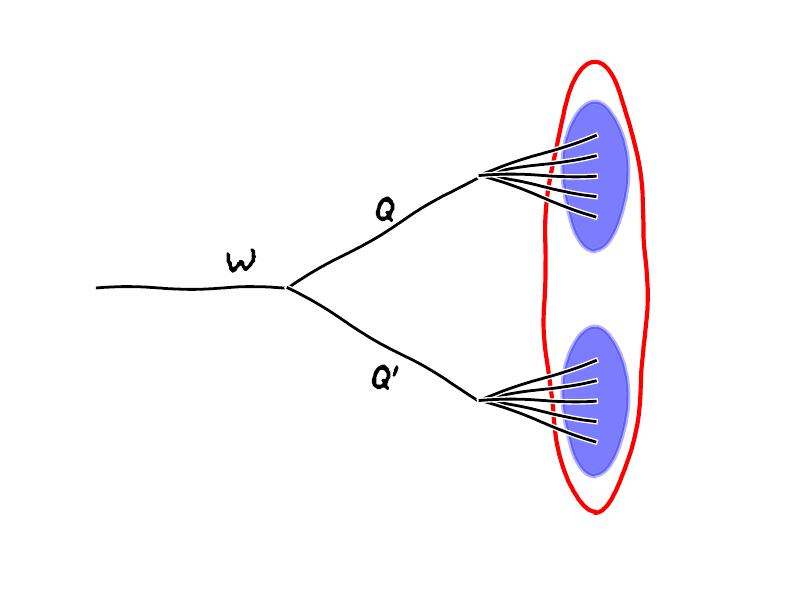

Python code for this plot:
import matplotlib.pyplot as plt
import matplotlib.path as mpath
import matplotlib.patches as mpatches
import numpy as np
from matplotlib.patches import Ellipse

with plt.xkcd():

    fig = plt.figure()
    ax = fig.add_axes((0.12, 0.12, 0.8, 0.8))
    ax.set_ylim([18, 82])
    ax.set_xlim([10, 60])
    plt.axis('off')

    # draw incoming W
    t = np.arange(10,26)
    in_W = np.array([50]*16)
    plt.plot(t,in_W,color='black',linestyle='-')
    fig.text(0.3, 0.55,'W',ha='center',fontsize=30,color='black')

    # draw q
    tq1 = np.arange(25,41)
    out_q1 = np.array([50+(x-25) for x in tq1])
    plt.plot(tq1,out_q1,color='black',linestyle='-')
    fig.text(0.48, 0.64,'q',ha='center',fontsize=25,color='black')

    # draw hadronization stuff
    thad = np.arange(40,50)
    had1 = np.array([65-(x-40)*0.3 for x in thad])
    plt.plot(thad,had1,color='black',linestyle='-')
    had2 = np.array([65-(x-40)*0.6 for x in thad])
    plt.plot(thad,had2,color='black',linestyle='-')
    had1p = np.array([65+(x-40)*0.3 for x in thad])
    plt.plot(thad,had1p,color='black',linestyle='-')
    had2p = np.array([65+(x-40)*0.6 for x in thad])
    plt.plot(thad,had2p,color='black',linestyle='-')
    had3 = np.array([65 for x in thad])
    plt.plot(thad,had3,color='black',linestyle='-')

    # draw q`
    tq2 = np.arange(25,41)
    out_q2 = np.array([50-(x-25) for x in tq2])
    plt.plot(tq2,out_q2,color='black',linestyle='-')
    fig.text(0.48, 0.36,"q'",ha='center',fontsize=25,color='black')

    # draw hadronization stuff
    thad = np.arange(40,50)
    had1 = np.array([35-(x-40)*0.3 for x in thad])
    plt.plot(thad,had1,color='black',linestyle='-')
    had2 = np.array([35-(x-40)*0.6 for x in thad])
    plt.plot(thad,had2,color='black',linestyle='-')
    had1p = np.array([35+(x-40)*0.3 for x in thad])
    plt.plot(thad,had1p,color='black',linestyle='-')
    had2p = np.array([35+(x-40)*0.6 for x in thad])
    plt.plot(thad,had2p,color='black',linestyle='-')
    had3 = np.array([35 for x in thad])
    plt.plot(thad,had3,color='black',linestyle='-')

    # draw ellipses 
    el1 = Ellipse(xy=(49,65),width=5,height=20,angle=0,lw=3,fc='b',alpha=0.3,edgecolor='b')
    ax.add_patch(el1)

    el2 = Ellipse(xy=(49,35),width=5,height=20,angle=0,lw=3,fc='b',alpha=0.3,edgecolor='b')
    ax.add_patch(el2)

    el3 = Ellipse(xy=(49,50),width=8,height=60,angle=0,lw=3,fc='none',edgecolor='r')
    ax.add_patch(el3)

    plt.savefig("W_subjets.pdf")

# Somehow needed, otherwise it crashes..
# Haven't figured out why yet
plt.show()    

